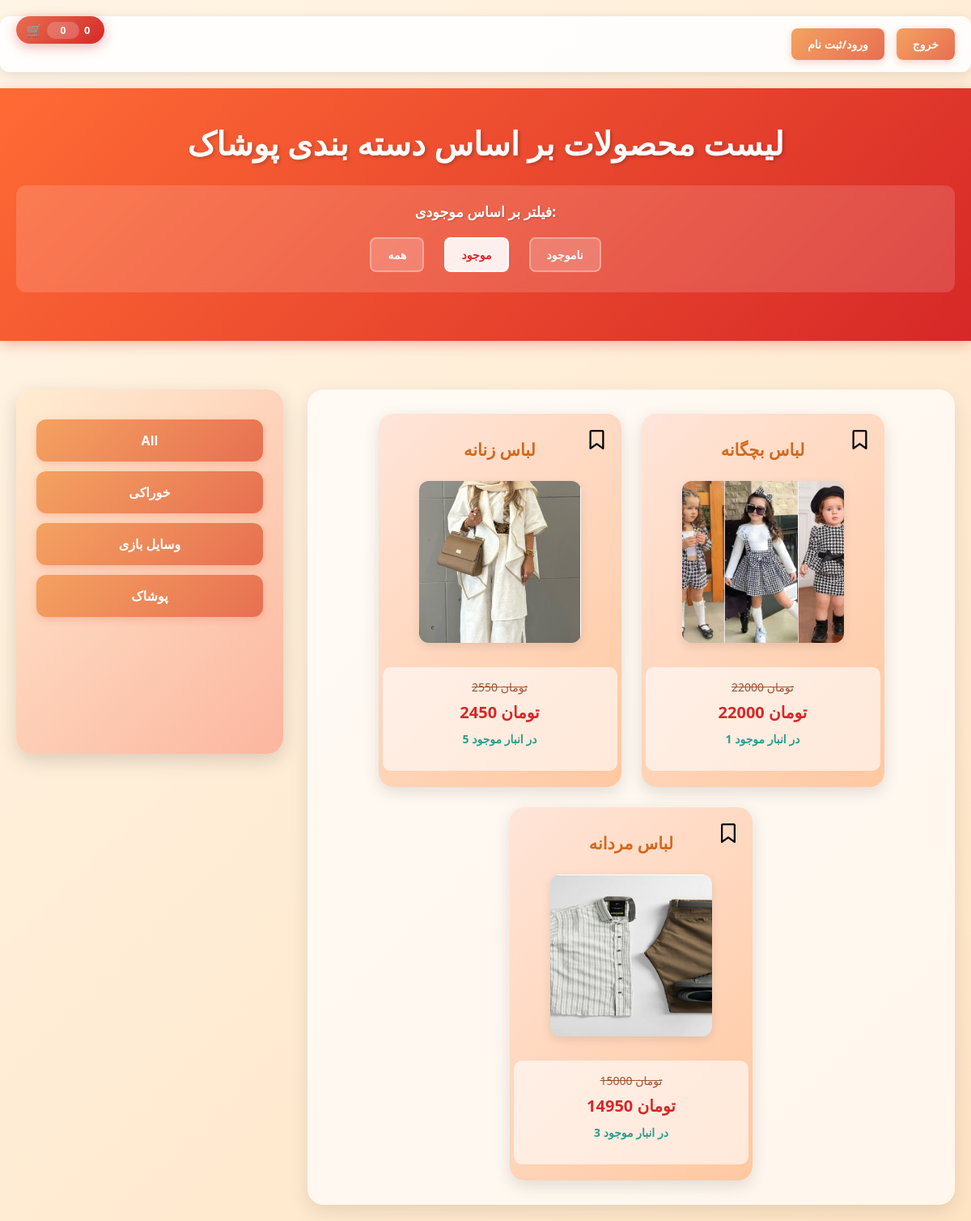
The page /products/poshak/?inventory=in_stock on the database its author committed.
### shop/models.py (models this page shows, shortened)
class Category(models.Model):
    name = models.CharField(max_length=200)
    slug = models.SlugField(max_length=200, unique=True)
    class Meta:
        ordering = ['name']
        indexes = [
            models.Index(fields=['name']),
        ]
        verbose_name = 'دسته بندی'
        verbose_name_plural = 'دسته بندی ها'
    def get_absolute_url(self):
        return reverse('shop:product_list_by_category', args=[self.slug])

class Product(models.Model):
    category = models.ForeignKey(Category, related_name='products', on_delete=models.CASCADE, verbose_name='دسته بندی')
    name = models.CharField(max_length=200, verbose_name='نام')
    slug = models.SlugField(max_length=200, verbose_name='اسلاگ')
    description = models.TextField(blank=True, verbose_name='توضیحات')
    weight = models.PositiveIntegerField(default=0, verbose_name='وزن')
    price = models.PositiveIntegerField(default=0, verbose_name='قیمت')
    off = models.PositiveIntegerField(default=0, verbose_name=' تخفیف')
    new_price = models.PositiveIntegerField(default=0, verbose_name='قیمت جدید')
    tags = TaggableManager()
    favorite_products = models.ManyToManyField(ShopUser, related_name='favorite_products', blank=True)
    created = models.DateTimeField(auto_now_add=True, verbose_name='تاریخ ایجاد')
    updated = models.DateTimeField(auto_now=True, verbose_name='تاریخ بروزرسانی')
    inventory = models.PositiveIntegerField(default=0, verbose_name='موجودی')
    class Meta:
        ordering = ['-created']
        indexes = [
            models.Index(fields=['id','slug']),
            models.Index(fields=['name']),
            models.Index(fields=['-created']),
        ]
        verbose_name = 'محصول'
        verbose_name_plural = 'محصولات'
    def get_absolute_url(self):
        return reverse('shop:product_detail', args=[self.id, self.slug])

class ProductImage(models.Model):
    product = models.ForeignKey(Product, related_name='images', on_delete=models.CASCADE, verbose_name='محصول')
    image = models.ImageField(upload_to='products/%Y/%m/%d', blank=True, verbose_name='تصویر')
    created = models.DateTimeField(auto_now_add=True, verbose_name='تاریخ ایجاد')
    class Meta:
        ordering = ['-created']
        indexes = [
            models.Index(fields=['-created']),
        ]
        verbose_name = 'تصویر محصول'
        verbose_name_plural = 'تصویرهای محصولات'

### shop/views.py (the view)
# urls.py: path('', views.product_list, name='product_list'),
def product_list(request, category_slug=None):
    category = None
    categories = Category.objects.all()
    products = Product.objects.all()
    if category_slug:
        category = get_object_or_404(Category, slug=category_slug)
        products = products.filter(category=category)
    inventory_filter =request.GET.get('inventory',None)
    if inventory_filter=='in_stock':
        products = products.filter(inventory__gt=0)
    elif inventory_filter=='out_of_stock':
        products = products.filter(inventory=0)
    context = {
        'products': products,
        'category': category,
        'categories': categories,
        'inventory_filter': inventory_filter
    }
    return render(request, 'shop/product_list.html', context)

### cart/cart.py (called while the page is built)
    def __len__(self):
        return sum(item['quantity'] for item in self.cart.values())

    def get_total_price(self):
        return sum((item['price']) * item['quantity'] for item in self.cart.values())

### cart/context_processor.py (called while the page is built)
def cart(request):
    return {'cart': Cart(request)}

### shop/templates/shop/product_list.html (shortened to what this page needs)
{% extends 'parent/base.html' %}
{% load static %}
{% block content %}
<link rel="stylesheet" href="https://cdnjs.cloudflare.com/ajax/libs/font-awesome/6.5.1/css/all.min.css" />
<link rel="stylesheet" href="{% static 'css/product_list.css' %}">
<div class="container nav-container">
    <a href="{% url 'shop:register' %}">ورود/ثبت نام</a>
    <a href="{% url 'shop:logout' %}">خروج</a>
</div>
<div class="product-list-header">
    {% if category %}
        <h1>لیست محصولات بر اساس دسته بندی {{ category.name }}</h1>
        <div class="inventory-filter">
            <strong>فیلتر بر اساس موجودی:</strong>
            <a href="{% url 'shop:product_list_by_category' category.slug %}?inventory=None" {% if inventory_filter == None or inventory_filter == 'None' %}class="active"{% endif %}>همه</a>
            <a href="{% url 'shop:product_list_by_category' category.slug %}?inventory=in_stock" {% if inventory_filter == 'in_stock' %}class="active"{% endif %}>موجود</a>
            <a href="{% url 'shop:product_list_by_category' category.slug %}?inventory=out_of_stock" {% if inventory_filter == 'out_of_stock' %}class="active"{% endif %}>ناموجود</a>
        </div>
    {% endif %}
</div>
<div class="container main-container">
    <div class="small-div">
        <ul class="category-list">
            <li class="category-item"><a href="{% url 'shop:product_list' %}">All</a></li>
            {% for c in categories %}
            <li class="category-item"><a href="{{ c.get_absolute_url }}">{{ c.name }}</a></li>
            {% endfor %}
        </ul>
    </div>
    <div class="large-div">
        {% for product in products %}
        <div class="product-item">
            <button class="add-to-favorite {% if product in user.favorite_products.all %}favorited{% endif %}" type="button" data-product-id="{{ product.id }}" title="{% if product in user.favorite_products.all %}Remove from favorite{% else %}Add to favorite{% endif %}">
                {% if product in user.favorite_products.all %}
                    <i class="fa-solid fa-bookmark"></i>
                {% else %}
                    <i class="fa-regular fa-bookmark"></i>
                {% endif %}
            </button>
            <h2><a href="{{ product.get_absolute_url }}">{{ product.name }}</a></h2>
            {% if product.images.first %}
                <img src="{{ product.images.first.image.url }}" alt="{{ product.name }}">
            {% else %}
                <img src="{% static 'images/no-image.png' %}" alt="No image">
            {% endif %}
            <div class="price">
                <span class="old-price">{{ product.price }} تومان</span>
                <span class="new-price">{{ product.new_price }} تومان</span>
                <span class="inventory">{{ product.inventory }} در انبار موجود</span>
            </div>
        </div>
        {% endfor %}
    </div>
</div>
{% endblock %}

### shop/static/css/base.css (style rules this page uses)
body { margin: 0; padding: 0; background: linear-gradient(135deg, #FFF5E6 0%, #FFE4C4 100%); font-family: 'Segoe UI', Tahoma, Geneva, Verdana, sans-serif; min-height: 100vh; }
a { text-decoration: none; color: inherit; transition: all 0.3s ease; }
.product-list-header { text-align: center; background: linear-gradient(135deg, #FF6B35 0%, #D62828 100%); padding: 30px 20px; margin: 0 0 40px 0; box-shadow: 0 4px 15px rgba(214, 40, 40, 0.3); color: white; }
.product-list-header h1 { margin: 0; font-size: 2.5em; font-weight: 700; text-shadow: 2px 2px 4px rgba(0, 0, 0, 0.2); }
.container { display: flex; justify-content: center; align-items: flex-start; flex-wrap: wrap; gap: 30px; padding: 20px; max-width: 1400px; margin: 0 auto; }
.small-div { width: 280px; min-height: 400px; background: linear-gradient(135deg, #FFECD2 0%, #FCB69F 100%); border-radius: 20px; box-shadow: 0 8px 25px rgba(0, 0, 0, 0.15); padding: 25px; transition: transform 0.3s ease; }
.category-list { list-style: none; padding: 0; margin: 0; }
.category-item { margin: 12px 0; transition: all 0.3s ease; }
.category-item a { display: block; padding: 15px 20px; background: linear-gradient(135deg, #F4A261 0%, #E76F51 100%); color: white; border-radius: 12px; font-weight: 600; font-size: 16px; text-align: center; box-shadow: 0 3px 10px rgba(231, 111, 81, 0.3); }
.large-div { flex: 1; min-width: 600px; background-color: rgba(255, 255, 255, 0.7); border-radius: 20px; padding: 30px; box-shadow: 0 8px 25px rgba(0, 0, 0, 0.1); display: flex; flex-wrap: wrap; gap: 25px; justify-content: center; }
.product-item { width: 260px; height: auto; background: linear-gradient(135deg, #FFE5D9 0%, #FFC8A0 100%); border-radius: 18px; padding: 20px; box-shadow: 0 6px 20px rgba(0, 0, 0, 0.12); transition: all 0.4s ease; display: flex; flex-direction: column; align-items: center; }
.product-item h2 { font-size: 1.3em; color: #8B4513; margin: 10px 0; text-align: center; }
.product-item h2 a { color: #D2691E; font-weight: 700; }
.product-item img { border-radius: 12px; box-shadow: 0 4px 12px rgba(0, 0, 0, 0.1); margin: 15px 0; transition: transform 0.3s ease; }
.price { text-align: center; width: 100%; margin-top: 15px; padding: 15px; background: rgba(255, 255, 255, 0.6); border-radius: 10px; }
.old-price { text-decoration: line-through; color: #A0522D; font-size: 14px; display: block; margin-bottom: 8px; }
.new-price { color: #D62828; font-weight: bold; font-size: 20px; display: block; margin-bottom: 10px; }
.inventory { color: #2A9D8F; font-weight: 600; font-size: 14px; display: block; }

### rows shown on the page
Category: name "پوشاک"
Category: name "خوراکی"
Category: name "وسایل بازی"
Product: name "لباس زنانه", images.first.image (picture), price "2550", new_price "2450", inventory "5"
Product: name "لباس بچگانه", images.first.image (picture), price "22000", new_price "22000", inventory "1"
Product: name "لباس مردانه", images.first.image (picture), price "15000", new_price "14950", inventory "3"

### other values the page prints
{{ item_count }} "0"
{{ cart.get_total_price }} "0"
